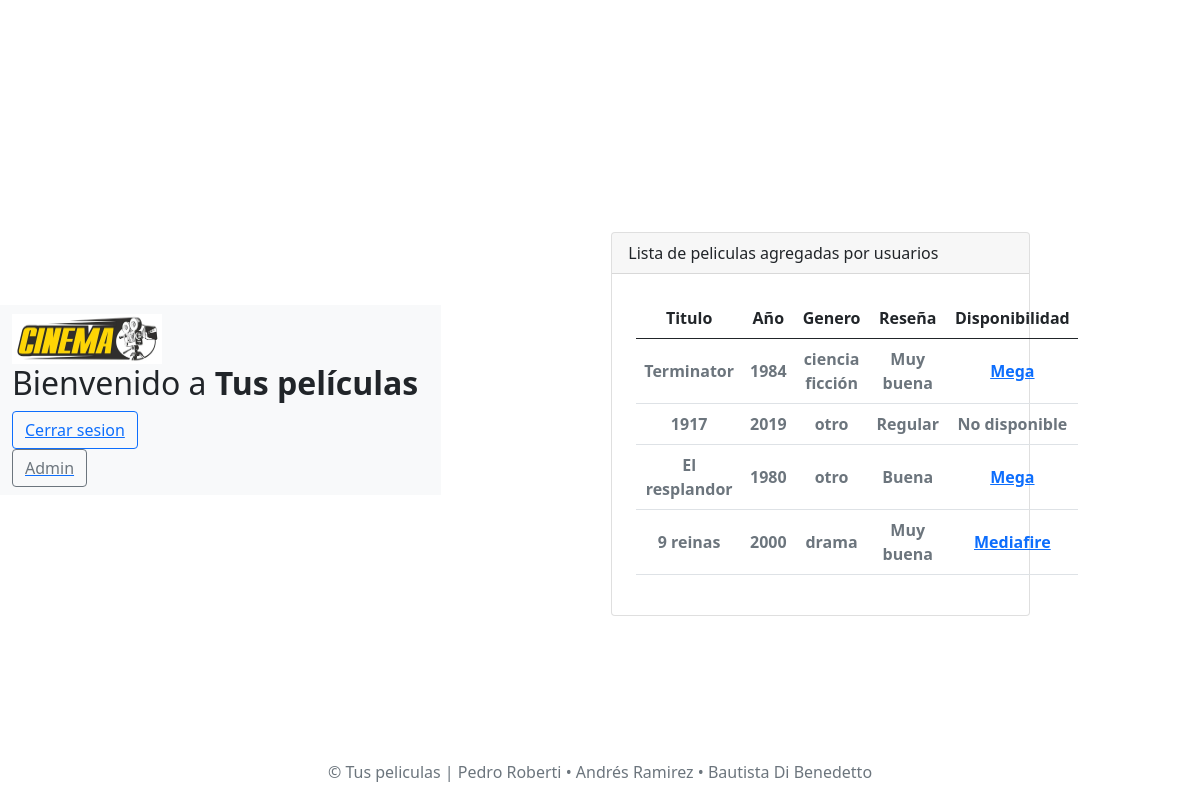
/index.php (signed in), run on the app's committed database.
### tables this page shows
CREATE TABLE `peliculas` (
  `id_pelicula` int(255) NOT NULL,
  `titulo` varchar(30) NOT NULL,
  `anio` int(255) NOT NULL,
  `id_genero` int(255) NOT NULL,
  `id_usuario` int(255) NOT NULL,
  `resenia` varchar(40) NOT NULL,
  `disponibilidad` varchar(20) DEFAULT NULL
);

CREATE TABLE `genero` (
  `codigo_genero` int(255) NOT NULL,
  `nombre` varchar(20) NOT NULL
);

### clases/.env.php (called while the page is built)
<?php
function credenciales() {
	return [
		'usuario'=>'root',
		'clave'=> '',
		'servidor'=> 'localhost',
		'base_de_datos'=>'base_peliculas'
	];
}
 ?>

### clases/Repositorio.php (called while the page is built, shortened)
<?php
require_once '.env.php';
abstract class Repositorio
{
    protected static $conexion = null;
    public function __construct()
    {
        if (is_null(self::$conexion)) {
            $credenciales = credenciales();
            self::$conexion = new mysqli(
                $credenciales['servidor'],
                $credenciales['usuario'],
                $credenciales['clave'],
                $credenciales['base_de_datos']
            );
            self::$conexion->set_charset('utf8mb4');
        }
    }
}

### clases/ControladorPeliculas.php (called while the page is built, shortened)
<?php
require_once 'RepositorioPelicula.php';
class ControladorPeliculas
{
    protected $rp;
    public function __construct($id_usuario = null)
    {
        $this->rp = new Repositorio_Pelicula();
    }
    public function getAll()
    {
        return $this->rp->get_all();
    }
}

### clases/RepositorioPelicula.php (called while the page is built, shortened)
<?php
require_once 'Pelicula.php';
require_once 'genero.php';
require_once 'Repositorio.php';
class Repositorio_Pelicula extends Repositorio
{
    public function get_all($id_usuario = null)
    {
        $sql = "SELECT ";
        $sql .= "p.id_pelicula, p.titulo, p.anio,  p.disponibilidad, p.resenia, p.id_usuario, ";
        $sql .= "g.nombre, g.codigo_genero ";
        $sql .= "FROM Peliculas p ";
        $sql .= "INNER JOIN genero g ON p.id_genero = g.codigo_genero ";
        $sql .= "ORDER BY p.id_pelicula;";
        $query = self::$conexion->prepare($sql);
        if ($query->execute()) {
            $query->bind_result(
                $id,
                $titulo,
                $anio,
                $disponibilidad,
                $resenia,
                $id_usuario,
                $nombre_g,
                $id_g
            );
            $peliculas = [];
            while ($query->fetch()) {
                $g = new Genero($id_g, $nombre_g);
                $p = new Pelicula($titulo, $anio, $g, $disponibilidad, $resenia, $id_usuario, $id);
                $peliculas[] = $p;
            }
            return $peliculas;
        }
    }
}

### clases/Pelicula.php (called while the page is built, shortened)
<?php
require_once 'Genero.php';
class Pelicula
{
    protected $titulo;
    protected $anio;
    protected $genero;
    protected $disponibilidad;
    protected $resenia;
    public function __construct ($titulo, $anio, Genero $genero, $disponibilidad, $resenia, $id_usuario, $id=null)
    {
        $this->titulo = $titulo;
        $this->anio = $anio;
        $this->genero = $genero;
        $this->disponibilidad = $disponibilidad;
        $this->resenia = $resenia;
    }
    public function getTitulo() {
	return $this->titulo;
	}
    public function getAnio() {
	return $this->anio;
	}
    public function getGenero() {
	return $this->genero;
	}
    public function getDisponibilidad() {
	return $this->disponibilidad;
	}
    public function getResenia() {
	return $this->resenia;
	}
}

### clases/genero.php (called while the page is built, shortened)
<?php
class Genero
{
    protected $nombre;
    public function __construct($codigo_genero, $nombre)
    {
        $this->nombre = $nombre;
    }
    public function getNombre()
    {
        return $this->nombre;
    }
}

### index.php (the view, shortened to what this page needs)
<?php
require_once 'clases/ControladorPeliculas.php';
$cp = new ControladorPeliculas();
$peliculas = $cp->getAll();
?>
<!DOCTYPE html>
<html lang="en">
<head>
    <link href="css/style.css" rel="stylesheet">
    <link href="https://cdn.jsdelivr.net/npm/bootstrap@5.0.0-beta1/dist/css/bootstrap.min.css" rel="stylesheet">
</head>
<body>
    <nav class="navbar navbar-light bg-light">
        <div class="container-fluid">
            <a class="navbar-center" href="index.php">
                <img src="./assets/brand/logo.jpg" alt="" width="150" height="50" class="d-inline-block align-text-top ">
            </a>
            <h2>Bienvenido a <strong>Tus películas</strong></h2>
            <div container>
                <a href="logout.php"><button type="button" id="Sesion" class="btn btn-outline-primary">Cerrar sesion</button></a>
                <a href="administrador.php"><button type="button" id="admin" class="btn btn-outline-secondary">Admin</button></a>
            </div>
        </div>
    </nav>
    <div class="container mt-5">
        <div class="row justify-content-center">
            <div class="col-md-7">
                <div class="card">
                    <div class="card-header">
                        Lista de peliculas agregadas por usuarios
                    </div>
                    <div class="p-4">
                        <table class="table align-middle">
                            <thead>
                                <tr>
                                    <th scope="col" class="text-center">Titulo</th>
                                    <th scope="col" class="text-center">Año</th>
                                    <th scope="col" class="text-center">Genero</th>
                                    <th scope="col" class="text-center">Reseña</th>
                                    <th scope="col" class="text-center">Disponibilidad</th>
                                </tr>
                            </thead>
                            <tbody>
                                <?php
                                if (count($peliculas) === 0) {
                                    echo '<tr>
                <th colspan="6" class="text-center"><h2>No se agregaron películas aún</h2></th>
            </tr>';
                                } else {
                                    foreach ($peliculas as $pelicula) {
                                        echo '<tr>
                    <th scope="col" class="text-secondary text-center">' . $pelicula->getTitulo() . '</th>
                    <th scope="col" class="text-secondary text-center">' . $pelicula->getAnio() . '</th>
                    <th scope="col" class="text-secondary text-center">' . $pelicula->getGenero()->getNombre() . '</th>
                    <th scope="col" class="text-secondary text-center">' . $pelicula->getResenia() . '</th>
                    <th scope="col" class="text-secondary text-center">';
                                        if ($pelicula->getDisponibilidad() === "Torrent") {
                                            echo '<a href="https://www.utorrent.com/">Torrent</a>';
                                        } elseif ($pelicula->getDisponibilidad() === "Mega") {
                                            echo '<a href="https://mega.io/es">Mega</a>';
                                        } elseif ($pelicula->getDisponibilidad() === "Mediafire") {
                                            echo '<a href="https://www.mediafire.com/">Mediafire</a>';
                                        } else {
                                            echo 'No disponible';
                                        }
                                        echo '</th>
                </tr>';
                                    }
                                }
                                ?>
                            </tbody>
                        </table>
                    </div>
                </div>
                <p class="mt-3 mb-3 text-muted fixed-bottom text-center">&copy; Tus peliculas | Pedro Roberti • Andrés Ramirez • Bautista Di Benedetto </p>
            </div>
</body>
</html>

### data on the page
peliculas: titulo "Terminator", anio "1984", id_genero.nombre "ciencia ficción", resenia "Muy buena", disponibilidad "Mega"
peliculas: titulo "1917", anio "2019", id_genero.nombre "otro", resenia "Regular", disponibilidad "No disponible"
peliculas: titulo "El resplandor", anio "1980", id_genero.nombre "otro", resenia "Buena", disponibilidad "Mega"
peliculas: titulo "9 reinas", anio "2000", id_genero.nombre "drama", resenia "Muy buena", disponibilidad "Mediafire"
